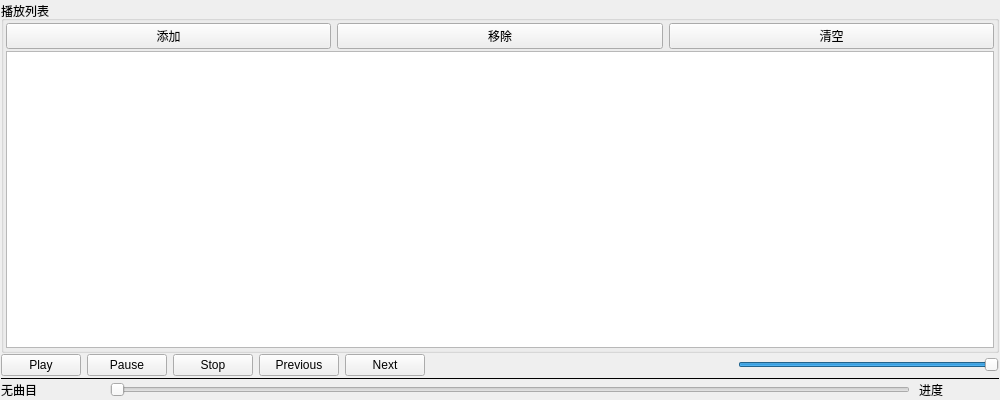
<?xml version="1.0" encoding="UTF-8"?>
<ui version="4.0">
 <class>BGM_MainWindow</class>
 <widget class="QMainWindow" name="BGM_MainWindow">
  <property name="geometry">
   <rect>
    <x>0</x>
    <y>0</y>
    <width>1000</width>
    <height>400</height>
   </rect>
  </property>
  <property name="windowTitle">
   <string>音乐播放器</string>
  </property>
  <widget class="QWidget" name="centralWidget">
   <layout class="QVBoxLayout" name="verticalLayout_2">
    <property name="spacing">
     <number>1</number>
    </property>
    <property name="leftMargin">
     <number>1</number>
    </property>
    <property name="topMargin">
     <number>1</number>
    </property>
    <property name="rightMargin">
     <number>1</number>
    </property>
    <property name="bottomMargin">
     <number>1</number>
    </property>
    <item>
     <widget class="QGroupBox" name="groupBox">
      <property name="title">
       <string>播放列表</string>
      </property>
      <layout class="QVBoxLayout" name="verticalLayout">
       <property name="spacing">
        <number>2</number>
       </property>
       <property name="leftMargin">
        <number>2</number>
       </property>
       <property name="topMargin">
        <number>2</number>
       </property>
       <property name="rightMargin">
        <number>2</number>
       </property>
       <property name="bottomMargin">
        <number>2</number>
       </property>
       <item>
        <layout class="QHBoxLayout" name="horizontalLayout_3">
         <item>
          <widget class="QPushButton" name="btnAdd">
           <property name="text">
            <string>添加</string>
           </property>
           <property name="icon">
            <iconset>
             <normaloff>images/316.bmp</normaloff>images/316.bmp</iconset>
           </property>
          </widget>
         </item>
         <item>
          <widget class="QPushButton" name="btnRemove">
           <property name="text">
            <string>移除</string>
           </property>
           <property name="icon">
            <iconset>
             <normaloff>images/318.bmp</normaloff>images/318.bmp</iconset>
           </property>
          </widget>
         </item>
         <item>
          <widget class="QPushButton" name="btnClear">
           <property name="text">
            <string>清空</string>
           </property>
           <property name="icon">
            <iconset>
             <normaloff>images/214.bmp</normaloff>images/214.bmp</iconset>
           </property>
          </widget>
         </item>
        </layout>
       </item>
       <item>
        <widget class="QListWidget" name="listWidget"/>
       </item>
      </layout>
     </widget>
    </item>
    <item>
     <layout class="QHBoxLayout" name="horizontalLayout">
      <item>
       <widget class="QPushButton" name="btnPlay">
        <property name="toolTip">
         <string>播放</string>
        </property>
        <property name="text">
         <string>Play</string>
        </property>
        <property name="icon">
         <iconset>
          <normaloff>images/620.bmp</normaloff>images/620.bmp</iconset>
        </property>
       </widget>
      </item>
      <item>
       <widget class="QPushButton" name="btnPause">
        <property name="toolTip">
         <string>暂停</string>
        </property>
        <property name="text">
         <string>Pause</string>
        </property>
        <property name="icon">
         <iconset>
          <normaloff>images/622.bmp</normaloff>images/622.bmp</iconset>
        </property>
       </widget>
      </item>
      <item>
       <widget class="QPushButton" name="btnStop">
        <property name="toolTip">
         <string>停止</string>
        </property>
        <property name="text">
         <string>Stop</string>
        </property>
        <property name="icon">
         <iconset>
          <normaloff>images/624.bmp</normaloff>images/624.bmp</iconset>
        </property>
       </widget>
      </item>
      <item>
       <widget class="QPushButton" name="btnPrevious">
        <property name="toolTip">
         <string>前一曲目</string>
        </property>
        <property name="text">
         <string>Previous</string>
        </property>
        <property name="icon">
         <iconset>
          <normaloff>images/616.bmp</normaloff>images/616.bmp</iconset>
        </property>
       </widget>
      </item>
      <item>
       <widget class="QPushButton" name="btnNext">
        <property name="toolTip">
         <string>下一曲目</string>
        </property>
        <property name="text">
         <string>Next</string>
        </property>
        <property name="icon">
         <iconset>
          <normaloff>images/630.bmp</normaloff>images/630.bmp</iconset>
        </property>
       </widget>
      </item>
      <item>
       <spacer name="horizontalSpacer">
        <property name="orientation">
         <enum>Qt::Horizontal</enum>
        </property>
        <property name="sizeHint" stdset="0">
         <size>
          <width>40</width>
          <height>20</height>
         </size>
        </property>
       </spacer>
      </item>
      <item>
       <widget class="QPushButton" name="btnSound">
        <property name="text">
         <string/>
        </property>
        <property name="icon">
         <iconset>
          <normaloff>images/volumn.bmp</normaloff>images/volumn.bmp</iconset>
        </property>
        <property name="flat">
         <bool>true</bool>
        </property>
       </widget>
      </item>
      <item>
       <widget class="QSlider" name="sliderVolumn">
        <property name="maximum">
         <number>100</number>
        </property>
        <property name="value">
         <number>100</number>
        </property>
        <property name="orientation">
         <enum>Qt::Horizontal</enum>
        </property>
       </widget>
      </item>
     </layout>
    </item>
    <item>
     <widget class="Line" name="line">
      <property name="frameShadow">
       <enum>QFrame::Plain</enum>
      </property>
      <property name="orientation">
       <enum>Qt::Horizontal</enum>
      </property>
     </widget>
    </item>
    <item>
     <layout class="QHBoxLayout" name="horizontalLayout_2">
      <property name="spacing">
       <number>9</number>
      </property>
      <item>
       <widget class="QLabel" name="LabCurMedia">
        <property name="minimumSize">
         <size>
          <width>100</width>
          <height>0</height>
         </size>
        </property>
        <property name="text">
         <string>无曲目</string>
        </property>
       </widget>
      </item>
      <item>
       <widget class="QSlider" name="sliderPosition">
        <property name="tracking">
         <bool>false</bool>
        </property>
        <property name="orientation">
         <enum>Qt::Horizontal</enum>
        </property>
       </widget>
      </item>
      <item>
       <widget class="QLabel" name="LabRatio">
        <property name="minimumSize">
         <size>
          <width>80</width>
          <height>0</height>
         </size>
        </property>
        <property name="text">
         <string>进度</string>
        </property>
       </widget>
      </item>
     </layout>
    </item>
   </layout>
  </widget>
 </widget>
 <layoutdefault spacing="6" margin="11"/>
 <resources/>
 <connections/>
</ui>
